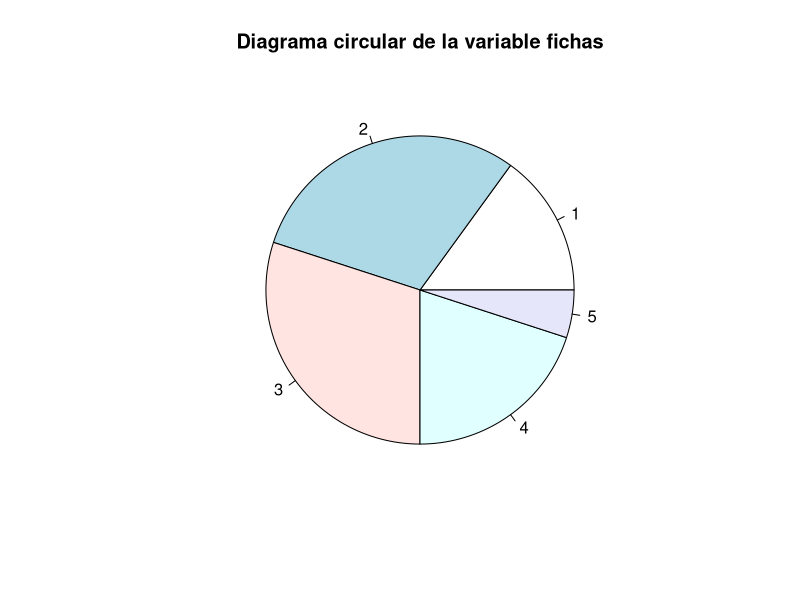
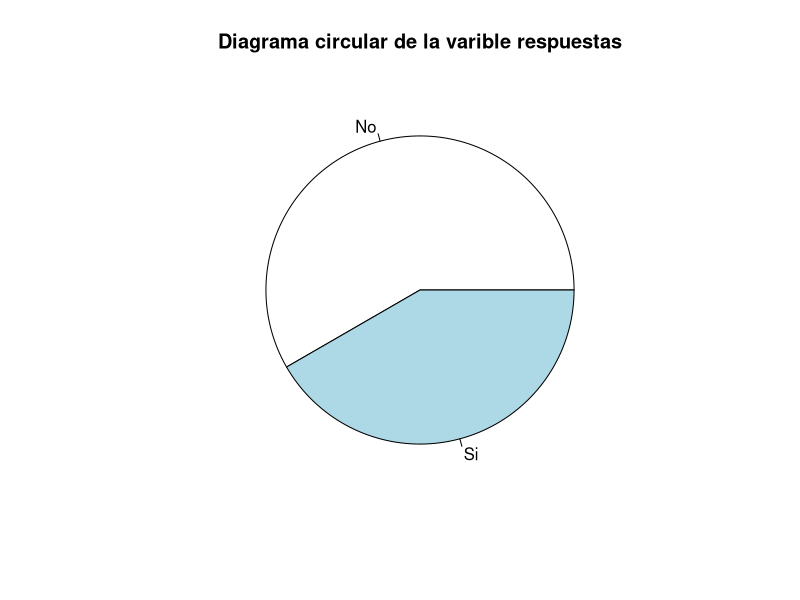

Write the R code that produced these figures, in order.
## ---- chunk 1
knitr::opts_chunk$set(echo = TRUE)
## ---- chunk 2
fichas = factor(sample(1:5, size = 20, replace = TRUE)) 
pie(table(fichas), main = "Diagrama circular de la variable fichas")
## ---- chunk 3
Respuestas = factor(sample(c("Si","No"), size = 12, replace = TRUE))
pie(table(Respuestas), main = "Diagrama circular de la varible respuestas")
